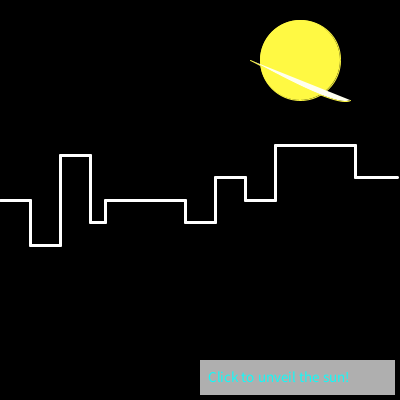
Frame 1 (no input)
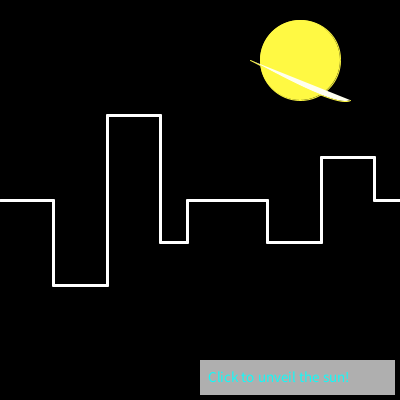
Frame 60 (the mouse pressed at the canvas centre just before this capture)
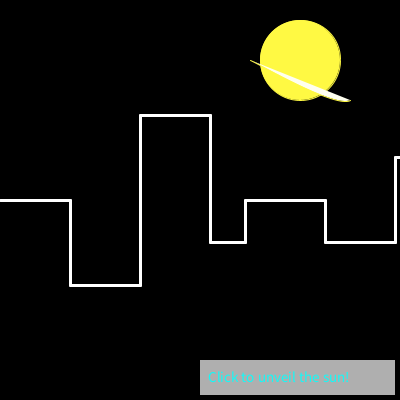
Frame 120 (the mouse held since frame 60 and released just before this capture)

The Processing sketch that drew these frames (run headless with seeded random() and noise(); from frame 60 on, the mouse is pressed at the canvas centre):

// Processing sketch: processing_100940
// ── processing_100940.pde

boolean button = false;

int x = 200;
int y = 360;
int w = 195;
int h = 35;

float thin_w = 30;
float wide_w = 80;
float thin_h = 45;
float wide_h = 25;

void setup() {
  size(400, 400);
  frameRate(45);
  smooth();
}

void draw() { 
  int cir_x = (3 * width) / 4 ;
  int cir_y = height / 5;
  int cir_size = 80;
  String button_text;
  
  // Draw the different scenarios depending on whether or not the button is pressed. 
  if(button) {
    background(255);
    
    // Draw the sun.
    noStroke();
    fill(255, 230, 0);
    ellipse(cir_x, cir_y, cir_size, cir_size);
    
    // Draw the curvy cloud around the sun.
    fill(0, 168, 255, 200);
    strokeWeight(16);
    curve(cir_x, cir_y, 
    cir_x - 80, cir_y + 25, 
    cir_x + 80, cir_y - 30,
    cir_x + 40, cir_y - 120);
    
    // Color the buildings outline to be green.
    // stroke(0, 211, 12);
    // Draw the buildings outline.
    stroke(0, 211, 12);
    
    // Display the text on the button.
    button_text = "Click to unveil the moon!";
  } else {
    background(0);
    
    // Draw the moon.
    noFill();
    //stroke(255);
    strokeWeight(1);
    ellipse(cir_x, cir_y, cir_size, cir_size);
    stroke(255, 249, 67);
    fill(255, 249, 67);
    arc(cir_x, cir_y - 20, cir_size, cir_size, 0, PI + 5, OPEN);
       
    // Draw the curve around the moon.
    fill(255, 255, 240);
    curve(cir_x, cir_y, 
    cir_x - 50, cir_y - 20,  
    cir_x + 50, cir_y + 20, 
    cir_x + 40, cir_y - 70);
    
    // Color the buildings outline to be white.
    stroke(255);
    
    // Display the text on the button.
    button_text = "Click to unveil the sun!";
  }
  
    // Draw the buildings outline.
    strokeWeight(3);
    line(0, height / 2, thin_w, height / 2);
    line(thin_w, height / 2, thin_w, height / 2 + thin_h);
    line(thin_w, height / 2 + thin_h, 2 * thin_w, height / 2 + thin_h);
    line(2 * thin_w, height / 2 + thin_h, 2 * thin_w, height / 2 - thin_h);
    line(2 * thin_w, height / 2 - thin_h, 3 * thin_w, height / 2 - thin_h);
    line(3 * thin_w, height / 2 - thin_h, 3 * thin_w, height / 2 + thin_h / 2);
    line(3 * thin_w, height / 2 + thin_h / 2, 3 * thin_w + thin_w / 2, height / 2 + thin_h / 2);
    line(3 * thin_w + thin_w / 2, height / 2 + thin_h / 2, 3 * thin_w + thin_w / 2, height / 2);
    line(3 * thin_w + thin_w / 2, height / 2, 3 * thin_w + thin_w / 2 + wide_w, height / 2);
    line(3 * thin_w + thin_w / 2 + wide_w, height / 2, 3 * thin_w + thin_w / 2 + wide_w, height / 2 + thin_h / 2);
    line(3 * thin_w + thin_w / 2 + wide_w, height / 2 + thin_h / 2, 4 * thin_w + thin_w / 2 + wide_w, height / 2 + thin_h / 2);
    line(4 * thin_w + thin_w / 2 + wide_w, height / 2 + thin_h / 2, 4 * thin_w + thin_w / 2 + wide_w, height / 2 - thin_h / 2);
    line(4 * thin_w + thin_w / 2 + wide_w, height / 2 - thin_h / 2, 5 * thin_w + thin_w / 2 + wide_w, height / 2 - thin_h / 2);
    line(5 * thin_w + thin_w / 2 + wide_w, height / 2 - thin_h / 2, 5 * thin_w + thin_w / 2 + wide_w, height / 2);
    line(5 * thin_w + thin_w / 2 + wide_w, height / 2, 6 * thin_w + thin_w / 2 + wide_w, height / 2);
    line(6 * thin_w + thin_w / 2 + wide_w, height / 2, 6 * thin_w + thin_w / 2 + wide_w, height / 2 - thin_h - 10);
    line(6 * thin_w + thin_w / 2 + wide_w, height / 2 - thin_h - 10, 6 * thin_w + thin_w / 2 + 2 * wide_w, height / 2 - thin_h - 10);
    line(6 * thin_w + thin_w / 2 + 2 * wide_w, height / 2 - thin_h - 10, 6 * thin_w + thin_w / 2 + 2 * wide_w, height / 2 - thin_h / 2);
    line(6 * thin_w + thin_w / 2 + 2 * wide_w, height / 2 - thin_h / 2, 7 * thin_w + thin_w / 2 + 2 * wide_w + 12, height / 2 - thin_h / 2); 

    thin_w += 0.4;
    thin_h += 0.8;
    
    thin_w = constrain(thin_w, 30, 70);
    thin_h = constrain(thin_h, 45, 85);
      
  // Draw the button and the text characteristics.
  fill(175);
  noStroke();
  rect(x, y, w, h);
  fill(18, 250, 248);
  textSize(15);
  text(button_text, x + 8, y + h / 2 + 5);

}

// By changing the "trueness" of the button in the mousePressed event, we can keep the effect of when 
// the mouse is pressed unchanged until the button is pressed again.
void mousePressed() {
  if(mouseX >= x && mouseX <= x + w && mouseY >= y && mouseY <= y + h) {
    button = !button;
    thin_w = 30;
    thin_h = 45;
  } 
}


// Check if the mouse is inside of the button and whether or not the mouse is pressed. Only when 
  // both of these criteria are met then the button is truly "pressed".
  /*if(mouseX >= x 
  && mouseX <= x + w 
  && mouseY >= y 
  && mouseY <= y + h 
  && mousePressed) {
    button = true; 
  } else {
    button = false;
  }*/
